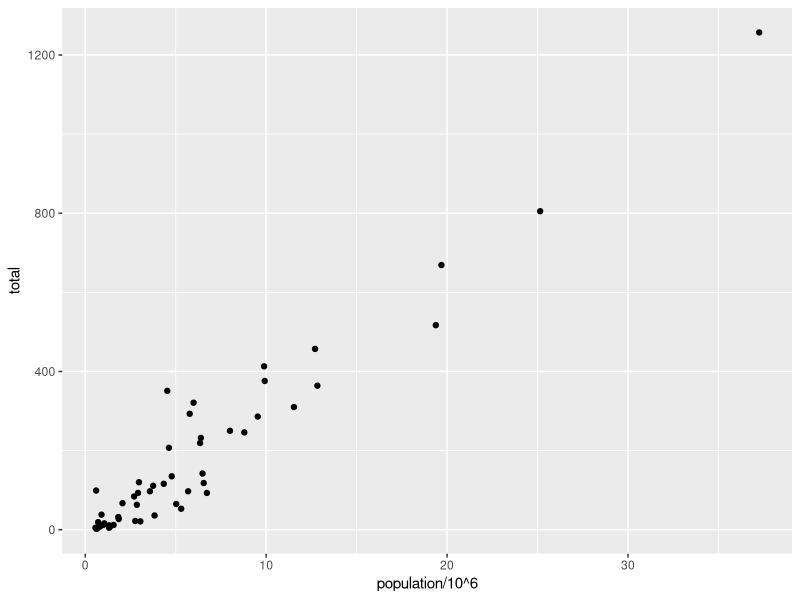
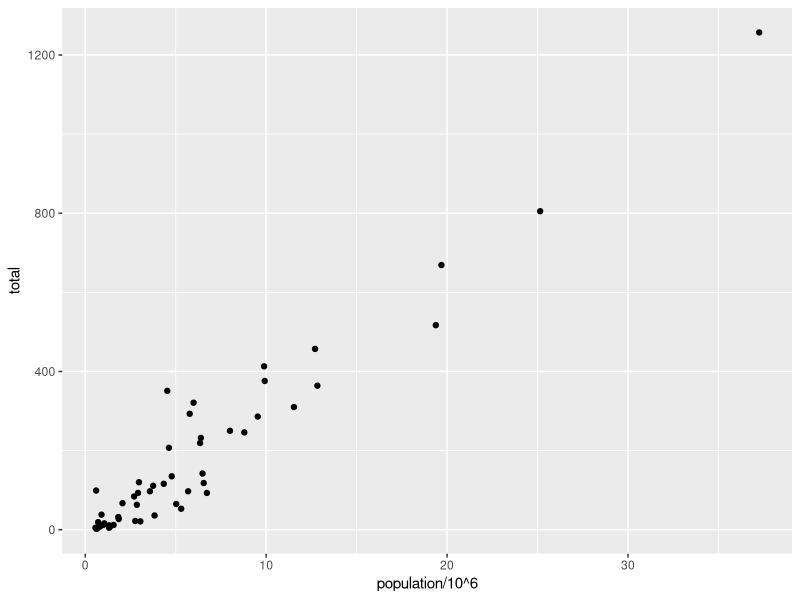
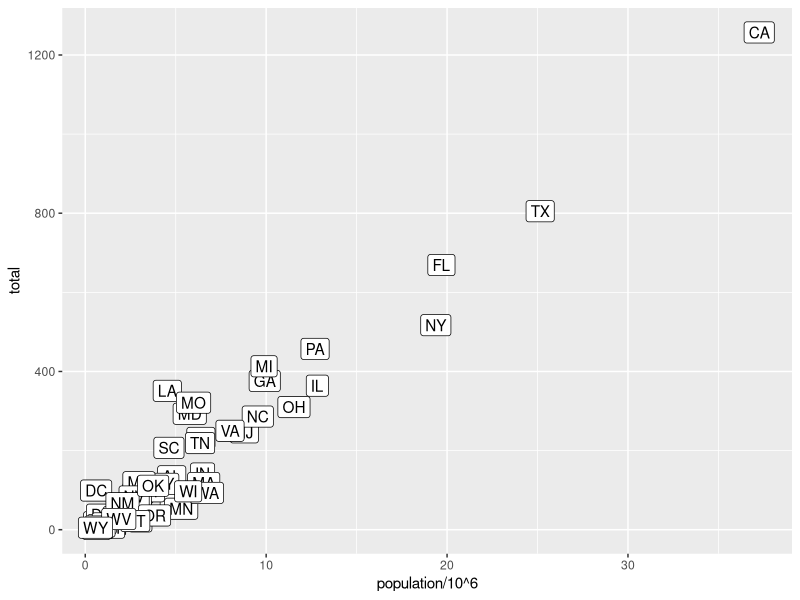

The R source for these figures, in order:
library(tidyverse)
library(dslabs)
data(murders)

murders %>% ggplot() +
  geom_point(aes(x = population/10^6, y = total))

# add points layer to predefined ggplot object
p <- ggplot(data = murders)
p + geom_point(aes(population/10^6, total))

# add text layer to scatterplot
p + geom_point(aes(population/10^6, total)) +
  #geom_text(aes(population/10^6, total, label = abb))+
  geom_label(aes(population/10^6, total, label = abb))
